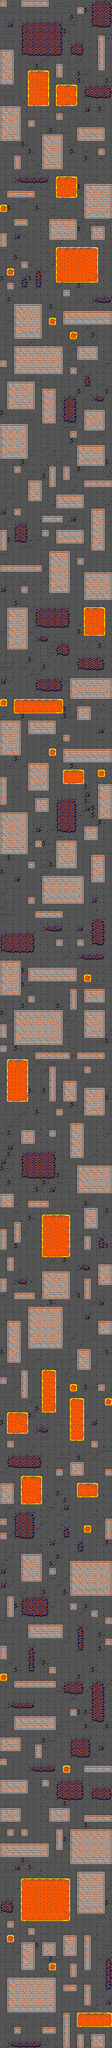

This is a level from a 2D game, rendered from its Tiled map with the project's own tilesets. A one-line summary and the map file follow, with tile-layer data summarised:
An orthogonal 16x290 tile map with 16x16 px tiles, 1 tile layer (Map), 2 tilesets and 79 objects.

<map version="1.5" tiledversion="2021.03.23" orientation="orthogonal" renderorder="right-down" width="16" height="290" tilewidth="16" tileheight="16" infinite="0" nextlayerid="4" nextobjectid="80">
 <tileset firstgid="1" source="tileset_fortress.tsx" />
 <tileset firstgid="49" source="objects.tsx" />
 <layer id="1" name="Map" width="16" height="290">
  <data>[4640 cells, 4640 non-empty, 45 distinct tile ids]</data>
 </layer>
 <objectgroup id="3" name="Objects">
  <object id="1" gid="72" x="160" y="4400" width="16" height="16" />
  <object id="2" gid="52" x="32" y="4304" width="16" height="16" />
  <object id="3" gid="54" x="48" y="4224" width="16" height="16" />
  <object id="4" gid="54" x="176" y="4112" width="16" height="16" />
  <object id="5" gid="98" x="96" y="4080" width="16" height="16" />
  <object id="6" gid="52" x="48" y="4016" width="16" height="16" />
  <object id="7" gid="65" x="176" y="3936" width="16" height="16" />
  <object id="8" gid="52" x="176" y="3840" width="16" height="16" />
  <object id="9" gid="58" x="32" y="3744" width="16" height="16" />
  <object id="10" gid="54" x="208" y="3664" width="16" height="16" />
  <object id="11" gid="72" x="48" y="3568" width="16" height="16" />
  <object id="12" gid="58" x="192" y="3472" width="16" height="16" />
  <object id="13" gid="72" x="192" y="3392" width="16" height="16" />
  <object id="14" gid="65" x="208" y="3312" width="16" height="16" />
  <object id="15" gid="65" x="16" y="3232" width="16" height="16" />
  <object id="16" gid="99" x="160" y="3168" width="16" height="16" />
  <object id="17" gid="72" x="80" y="3136" width="16" height="16" />
  <object id="18" gid="65" x="16" y="3072" width="16" height="16" />
  <object id="19" gid="54" x="16" y="2992" width="16" height="16" />
  <object id="20" gid="67" x="192" y="2896" width="16" height="16" />
  <object id="21" gid="72" x="192" y="2816" width="16" height="16" />
  <object id="22" gid="72" x="80" y="2720" width="16" height="16" />
  <object id="23" gid="58" x="48" y="2656" width="16" height="16" />
  <object id="24" gid="72" x="16" y="2576" width="16" height="16" />
  <object id="25" gid="52" x="208" y="2544" width="16" height="16" />
  <object id="26" gid="65" x="192" y="2512" width="16" height="16" />
  <object id="27" gid="72" x="16" y="2480" width="16" height="16" />
  <object id="28" gid="52" x="192" y="2416" width="16" height="16" />
  <object id="29" gid="62" x="208" y="2352" width="16" height="16" />
  <object id="30" gid="101" x="64" y="2336" width="16" height="16" />
  <object id="31" gid="58" x="32" y="2320" width="16" height="16" />
  <object id="32" gid="62" x="32" y="2272" width="16" height="16" />
  <object id="33" gid="54" x="208" y="2240" width="16" height="16" />
  <object id="34" gid="54" x="48" y="2192" width="16" height="16" />
  <object id="35" gid="54" x="160" y="2160" width="16" height="16" />
  <object id="36" gid="52" x="32" y="2112" width="16" height="16" />
  <object id="37" gid="54" x="192" y="2048" width="16" height="16" />
  <object id="38" gid="72" x="160" y="1984" width="16" height="16" />
  <object id="39" gid="97" x="128" y="1920" width="16" height="16" />
  <object id="40" gid="72" x="80" y="1904" width="16" height="16" />
  <object id="41" gid="66" x="176" y="1824" width="16" height="16" />
  <object id="42" gid="54" x="48" y="1792" width="16" height="16" />
  <object id="43" gid="70" x="192" y="1744" width="16" height="16" />
  <object id="44" gid="52" x="176" y="1664" width="16" height="16" />
  <object id="45" gid="67" x="192" y="1600" width="16" height="16" />
  <object id="46" gid="54" x="176" y="1536" width="16" height="16" />
  <object id="47" gid="65" x="16" y="1472" width="16" height="16" />
  <object id="48" gid="65" x="32" y="1408" width="16" height="16" />
  <object id="49" gid="65" x="48" y="1328" width="16" height="16" />
  <object id="50" gid="66" x="192" y="1296" width="16" height="16" />
  <object id="51" gid="65" x="16" y="1280" width="16" height="16" />
  <object id="52" gid="70" x="144" y="1216" width="16" height="16" />
  <object id="53" gid="62" x="192" y="1152" width="16" height="16" />
  <object id="54" gid="67" x="64" y="1088" width="16" height="16" />
  <object id="55" gid="100" x="80" y="1088" width="16" height="16" />
  <object id="56" gid="61" x="32" y="1040" width="16" height="16" />
  <object id="57" gid="65" x="176" y="1008" width="16" height="16" />
  <object id="58" gid="72" x="160" y="960" width="16" height="16" />
  <object id="59" gid="54" x="16" y="912" width="16" height="16" />
  <object id="60" gid="72" x="192" y="880" width="16" height="16" />
  <object id="61" gid="65" x="208" y="832" width="16" height="16" />
  <object id="62" gid="65" x="16" y="800" width="16" height="16" />
  <object id="63" gid="62" x="176" y="768" width="16" height="16" />
  <object id="64" gid="70" x="32" y="720" width="16" height="16" />
  <object id="65" gid="62" x="48" y="640" width="16" height="16" />
  <object id="66" gid="58" x="32" y="576" width="16" height="16" />
  <object id="67" gid="67" x="176" y="528" width="16" height="16" />
  <object id="68" gid="70" x="16" y="496" width="16" height="16" />
  <object id="69" gid="66" x="32" y="464" width="16" height="16" />
  <object id="70" gid="67" x="176" y="432" width="16" height="16" />
  <object id="71" gid="65" x="48" y="400" width="16" height="16" />
  <object id="72" gid="62" x="48" y="352" width="16" height="16" />
  <object id="73" gid="66" x="192" y="304" width="16" height="16" />
  <object id="74" gid="65" x="64" y="272" width="16" height="16" />
  <object id="75" gid="74" x="112" y="3888" width="16" height="16" />
  <object id="76" gid="78" x="48" y="3200" width="16" height="16" />
  <object id="77" gid="75" x="80" y="2384" width="16" height="16" />
  <object id="78" gid="77" x="80" y="1712" width="16" height="16" />
  <object id="79" gid="76" x="112" y="928" width="16" height="16" />
 </objectgroup>
</map>
